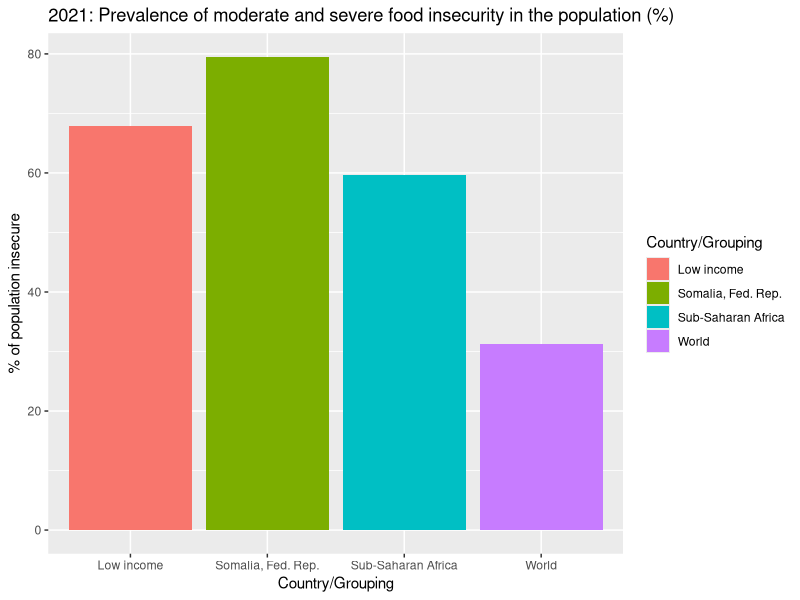
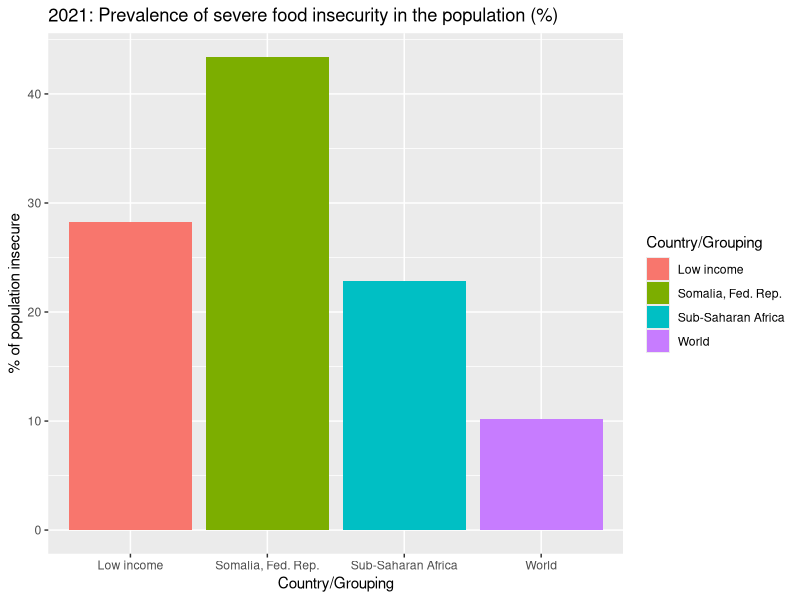
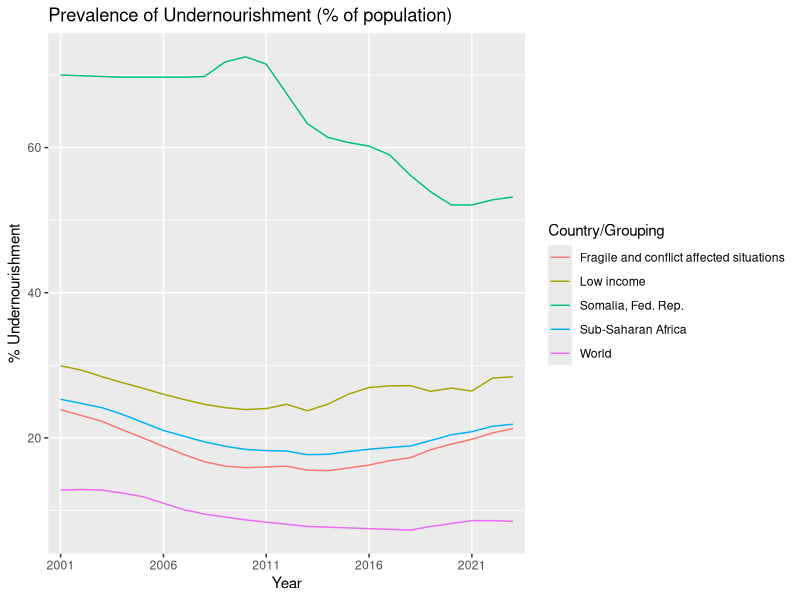

R code for these plots, in order:
library(tidyverse)
library(readxl)


## vectors for benchmarks and makeshift benchmarks
benchmarks = c("SOM", "SSF", "LIC", "WLD", "FCS")
classifications <- read_excel("Somalia_Hunger/Data/country_classifications.xlsx")
low_inc_codes <- classifications |>
  filter(`Income group` == "Low income") |>
  pull(Code)
ssa_codes <- classifications |>
  filter(Region == "Sub-Saharan Africa") |>
  pull(Code)

# Load in PoU dataset
## Prevalence of undernourishment (% of population); ind = SN.ITK.DEFC.ZS
pou <- read.csv("Somalia_Hunger/Data/API_SN.ITK.DEFC.ZS_DS2_en_csv_v2_331187.csv", skip = 4) |>
  select(c(Country.Name, Country.Code, "X2001":last_col(offset = 3))) |>
  filter(Country.Code %in% benchmarks)
colnames(pou) <- gsub("X", "", colnames(pou))
pou <- pou |>
  pivot_longer(cols = "2001":last_col(),
               names_to = "year",
               values_to = "value")

# Create PoU visualization
pou_plot <- pou |> ggplot(aes(x = year, y = value, group = Country.Name, color = Country.Name)) +
  geom_line() +
  scale_x_discrete(breaks = seq(2001, 2023, by = 5)) +
  labs(title = "Prevalence of Undernourishment (% of population)",
       x = "Year",
       y = "% Undernourishment",
       color = "Country/Grouping")
ggsave("Somalia_Hunger/Visualizations/Pct_Undernourishment.png")



# Load in FIES Dataset
## Prevalence of moderate or severe food insecurity in the population (%); ind = SN.ITK.MSFI.ZS
insecurity_ms<- read.csv("Somalia_Hunger/Data/API_SN.ITK.MSFI.ZS_DS2_en_csv_v2_7955.csv", skip = 4) |>
  select(c(Country.Name, Country.Code, "X2021")) |>
  rename(pct = X2021)

## Creating Makeshift Benchmarks
### world average
wld_avg_ms <- insecurity_ms |>
  summarize(pct = mean(pct, na.rm = TRUE)) |>
  mutate(Country.Name = "World", Country.Code = "WLD")
### ssa average
ssa_avg_ms <- insecurity_ms |>
  filter(Country.Code %in% ssa_codes) |>
  summarize(pct = mean(pct, na.rm = TRUE)) |>
  mutate(Country.Name = "Sub-Saharan Africa", Country.Code = "SSF")
### low income average
lic_avg_ms <- insecurity_ms |>
  filter(Country.Code %in% low_inc_codes) |>
  summarize(pct = mean(pct, na.rm = TRUE)) |>
  mutate(Country.Name = "Low income", Country.Code = "LIC")
### Joining to main dataset and filtering
insecurity_ms <- insecurity_ms |>
  filter(Country.Code == "SOM") |>
  bind_rows( wld_avg_ms, ssa_avg_ms, lic_avg_ms)
  

## Prevalence of severe food insecurity in the population (%); ind = SN.ITK.SVFI.ZS
insecurity_s <- read.csv("Somalia_Hunger/Data/API_SN.ITK.SVFI.ZS_DS2_en_csv_v2_331188.csv", skip = 4) |>
  select(c(Country.Name, Country.Code, Indicator.Name, "X2021")) |>
  rename(pct = X2021)

## Creating Makeshift Benchmarks
### world average
wld_avg_s <- insecurity_s |>
  summarize(pct = mean(pct, na.rm = TRUE)) |>
  mutate(Country.Name = "World", Country.Code = "WLD")
### ssa average
ssa_avg_s <- insecurity_s |>
  filter(Country.Code %in% ssa_codes) |>
  summarize(pct = mean(pct, na.rm = TRUE)) |>
  mutate(Country.Name = "Sub-Saharan Africa", Country.Code = "SSF")
### low income average
lic_avg_s <- insecurity_s |>
  filter(Country.Code %in% low_inc_codes) |>
  summarize(pct = mean(pct, na.rm = TRUE)) |>
  mutate(Country.Name = "Low income", Country.Code = "LIC")
### Joining to main dataset and filtering
insecurity_s <- insecurity_s |>
  filter(Country.Code == "SOM") |>
  bind_rows( wld_avg_s, ssa_avg_s, lic_avg_s)


# Create FIES visualizations
modsev_plot <- insecurity_ms |>
  ggplot(aes(x = Country.Name, y = pct, fill = Country.Name)) +
  geom_col() +
  labs(
    title = "2021: Prevalence of moderate and severe food insecurity in the population (%)",
    x = "Country/Grouping",
    y = "% of population insecure",
    fill = "Country/Grouping"
  )

sev_plot <- insecurity_s |>
  ggplot(aes(x = Country.Name, y = pct, fill = Country.Name)) +
  geom_col() +
  labs(
    title = "2021: Prevalence of severe food insecurity in the population (%)",
    x = "Country/Grouping",
    y = "% of population insecure",
    fill = "Country/Grouping"
  )

modsev_plot
sev_plot
